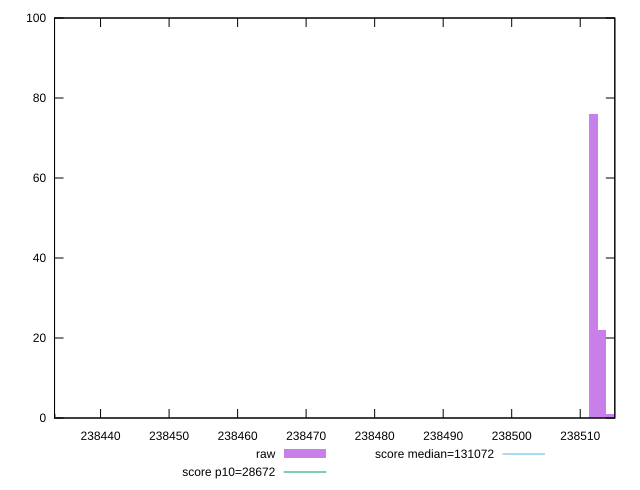

Write the gnuplot code that produced this figure.
reset

$raw <<EOF
238432.90630608494 1
238513.2019534276 22
238511.9473339379 76
238514.45657291735 1
EOF

set key outside below
set boxwidth 1.2546194897291414
set xrange [238433.28333333333:238515.05]
set yrange [0:100]
set trange [0:100]
set style fill transparent solid 0.5 noborder

set parametric
set terminal svg size 640, 490 enhanced background rgb 'white'
set output "report_00026_2021-02-22T21:38:55.199Z/uses-long-cache-ttl/samples/pages+cached+noadtech+nomedia+nocss/raw/histogram.svg"

plot $raw title "raw" with boxes, \
     28672,t title "score p10=28672", \
     131072,t title "score median=131072"

reset
